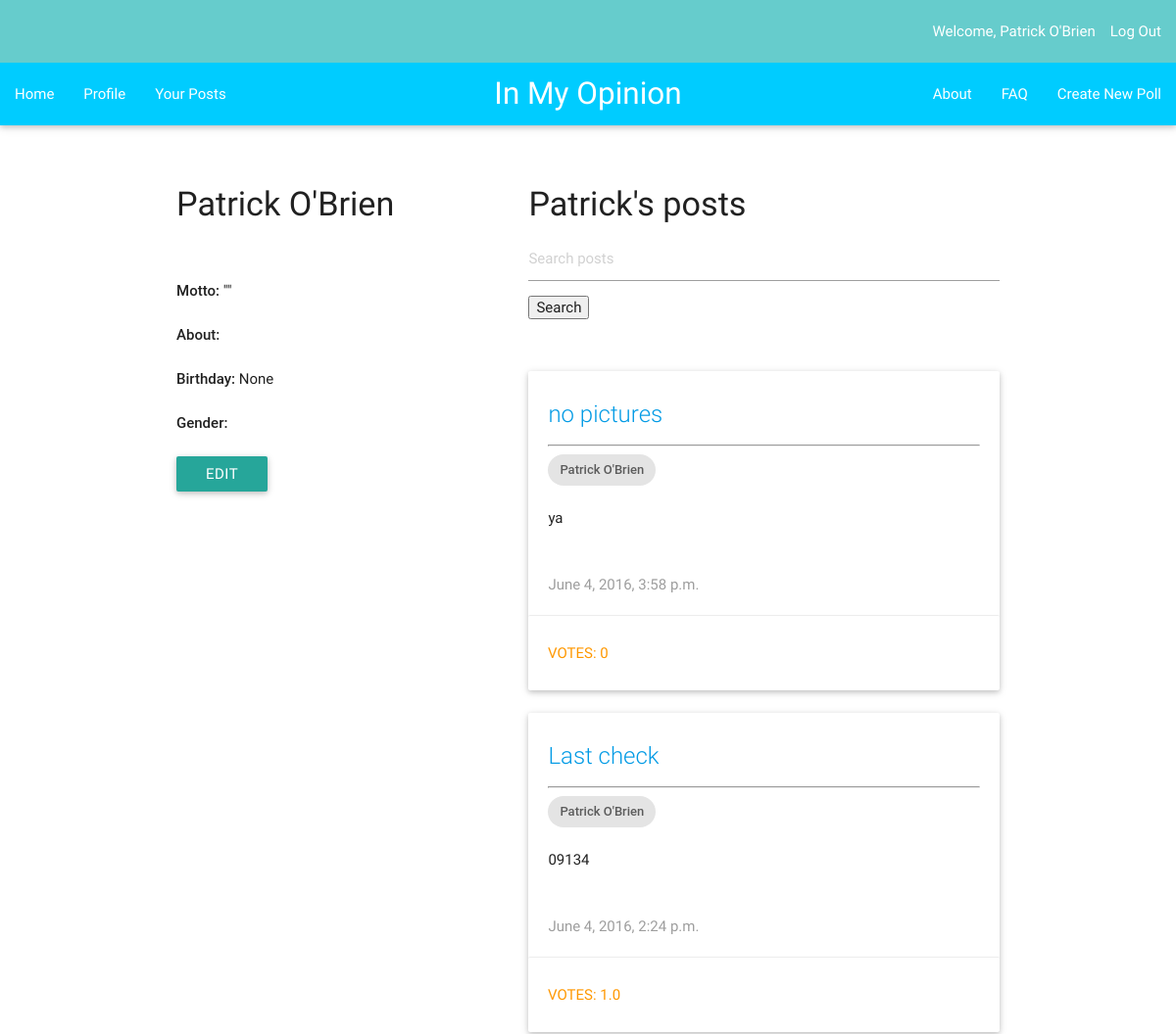
The app's page /imo_app/profile/ (signed in, upper part), older data.
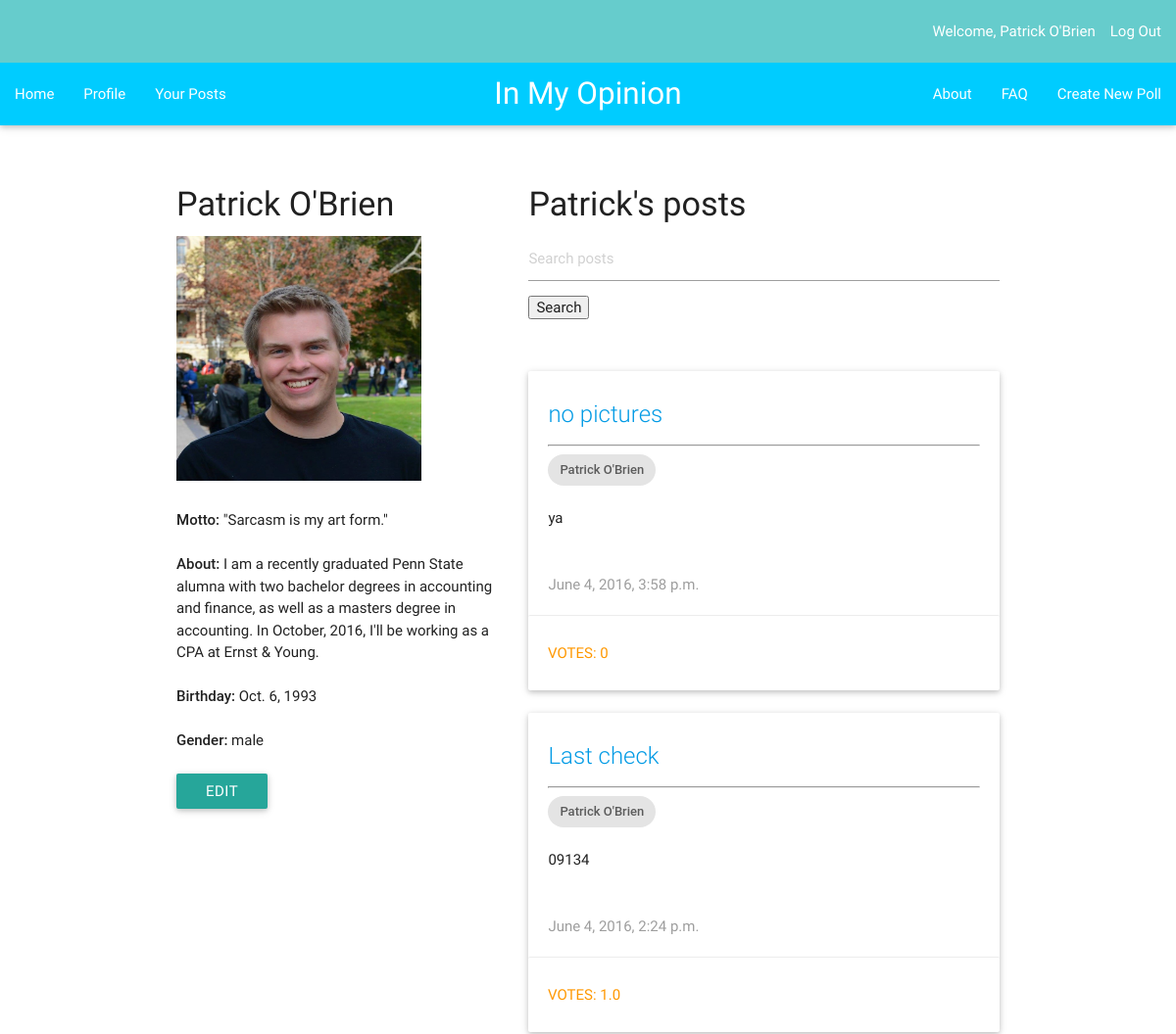
The same page, newer data.
### imo_app/models.py (models this page shows, shortened)
class UserProfile(models.Model):
    user = models.OneToOneField(User)
    gender = models.CharField(default='', blank=True, max_length=15)
    picture = models.ImageField(blank=True, null=True, default='')
    birthday = models.DateField(blank=True, null=True)
    about = models.TextField(default='')
    motto = models.CharField(max_length=200, default='')

### imo_app/views.py (the view, shortened to what this page needs)
def profile(request):
    current_user=request.user
    instance = UserProfile.objects.get(id=current_user.id)
    if (request.POST.get('edit')):
        form = ProfileForm(instance=instance)
        return render(request, 'imo_app/profile_form.html', {'form': form})
    author = UserProfile.objects.get(id=current_user.id)
    q_list = Question.objects.filter(author=author)
    query = request.GET.get("q")
    paginator = Paginator(q_list, 10) # Show 25 contacts per page
    page = request.GET.get('page')
    try:
        q = paginator.page(page)
    except PageNotAnInteger:
        q = paginator.page(1)
    except EmptyPage:
        q = paginator.page(paginator.num_pages)
    context = {
        'q_all': q,
        'current_user': current_user,
        'first_name': author.user.first_name,
        'last_name': author.user.last_name,
        'gender': author.gender,
        'birthday': author.birthday,
        'about': author.about,
        'email': author.user.email,
        'motto': author.motto,
        'picture': author.picture,
    }
    return render(request, 'imo_app/profile.html', context)

### imo_app/templates/imo_app/profile.html (shortened to what this page needs)
{% extends "imo_app/base.html" %}
{% block content %}
<br></br>
  </div>
    <div class="container">
    <div class="row">
    <div class="col s5">
        <h4>{{ first_name }} {{ last_name }}</h4>
        {% if picture != null %}
        <img src='{{ picture.url }}' class='img-responsive' width="250px" height="250px" />
        {% endif %}
        <br></br>
        <strong>Motto:</strong> "{{ motto }}"
        <br></br>
        <strong>About:</strong> {{ about }}
        <br></br>
        <strong>Birthday:</strong> {{ birthday }}
        <br></br>
        <strong>Gender:</strong> {{ gender }}
        <br></br>
    <form action="{% url 'imo_app:profile' %}" method="POST">
      <input type="submit" value="edit" name='edit' class='btn' size=50%; />
    </form>
    </div>
    <div class="col s7">
    {% if user.is_authenticated %}
      <h4>{{ first_name }}'s posts</h4>
      <div class="row">
        <div class="col m12">
        <form method='GET' action=''>
        <input type='text' name='q' placeholder='Search posts' value='{{ request.GET.q }}' />
        <input type='submit' value='Search' />
        </form>
        <br></br>
      </div>
        {% for i in q_all %}
          <div class="col m12">
            <div class="card" >
              <div class="card-content">
                <span class="card-title truncate"><a href="{% url 'imo_app:detail' i.id %}" stile = "font-size: 20px">{{ i.question_text }}</a></span>
                <hr></hr>
                <div class="chip">
                  {{ i.author.user.first_name}} {{ i.author.user.last_name}}
                </div>
                <br></br>
                <p class="truncate">{{ i.description }}</p>
                <br></br>
                <p class="grey-text">{{ i.pub_date }}</p>
              </div>
              <a href="{% url 'imo_app:detail' i.id %}"><div class="orange-text waves-effect waves-teal card-action btn-flat" style="width:100%; height: 100%">
              {% if i.total_votes < 1 %}
              Votes: 0
              {% else %}
              Votes: {{ i.total_votes }}
              {% endif %}
              </div></a>
            </div>
          </div>
        {% endfor %}
        <div class="pagination">
        </div>
      </div>
    </div>
  </div>
    {% endif %}
</div>
{% endblock content %}

Row changes from the older to the newer data that the page shows:
now on this page (row edited): UserProfile: motto "Sarcasm is my art form.", about "I am a recently graduated Penn State alumna with two bachelor degrees in accounting and finance, as well as a masters degree in accounting. In October, 2016, I'll be working as a CPA at Ernst & Young.", birthday "Oct. 6, 1993", gender "male"
Text that changed along with them:
{{ birthday }}: "None" → (not shown)
